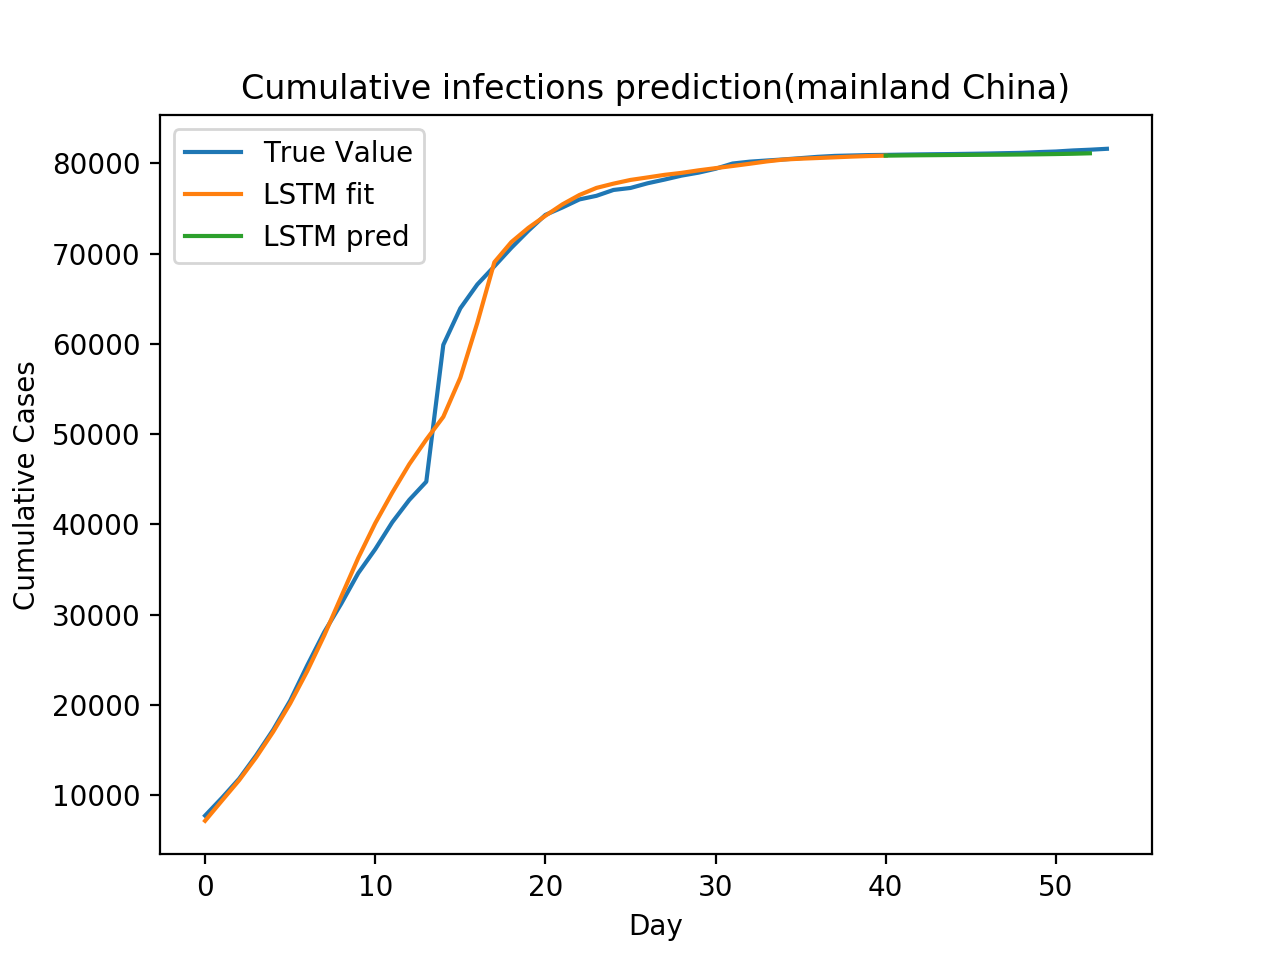

The script that drew this image:
import torch
from torch import nn
import numpy as np
import matplotlib.pyplot as plt

# 数据预处理
import pandas as pd
df = pd.read_excel('real_data.xlsx')
value = df['全国累计确诊'].values[10:67]
print(len(value))
x = []
y = []
seq = 3
for i in range(len(value)-seq-1):
    x.append(value[i:i+seq])
    y.append(value[i+seq])
#print(x, '\n', y)

train_x = (torch.tensor(x[0:40]).float()/100000.).reshape(-1, seq, 1)
train_y = (torch.tensor(y[0:40]).float()/100000.).reshape(-1, 1)
test_x = (torch.tensor(x[40:57]).float()/100000.).reshape(-1, seq, 1)
test_y = (torch.tensor(y[40:57]).float()/100000.).reshape(-1, 1)
print(test_y)
# 模型训练
class LSTM(nn.Module):
    def __init__(self):
        super(LSTM, self).__init__()
        self.lstm = nn.LSTM(input_size=1, hidden_size=16, num_layers=1, batch_first=True)
        self.linear = nn.Linear(16 * seq, 1)
    def forward(self, x):
        x, (h, c) = self.lstm(x)
        x = x.reshape(-1, 16 * seq)
        x = self.linear(x)
        return x

# 模型训练
model = LSTM()
optimzer = torch.optim.Adam(model.parameters(), lr=0.005)
loss_func = nn.MSELoss()
model.train()

for epoch in range(400):
    output = model(train_x)
    loss = loss_func(output, train_y)
    optimzer.zero_grad()
    loss.backward()
    optimzer.step()
    if epoch % 20 == 0:
        tess_loss = loss_func(model(test_x), test_y)
        print("epoch:{}, train_loss:{}, test_loss:{}".format(epoch, loss, tess_loss))

# 模型预测、画图
model.eval()
prediction = list((model(train_x).data.reshape(-1))*100000) + list((model(test_x).data.reshape(-1))*100000)
plt.plot(value[3:], label='True Value')
plt.plot(prediction[:41], label='LSTM fit')
plt.plot(np.arange(40, 53, 1), prediction[40:], label='LSTM pred')
print(len(value[3:]))
print(len(prediction[40:]))
plt.legend(loc='best')
plt.title('Cumulative infections prediction(mainland China)')
plt.xlabel('Day')
plt.ylabel('Cumulative Cases')
plt.show()
